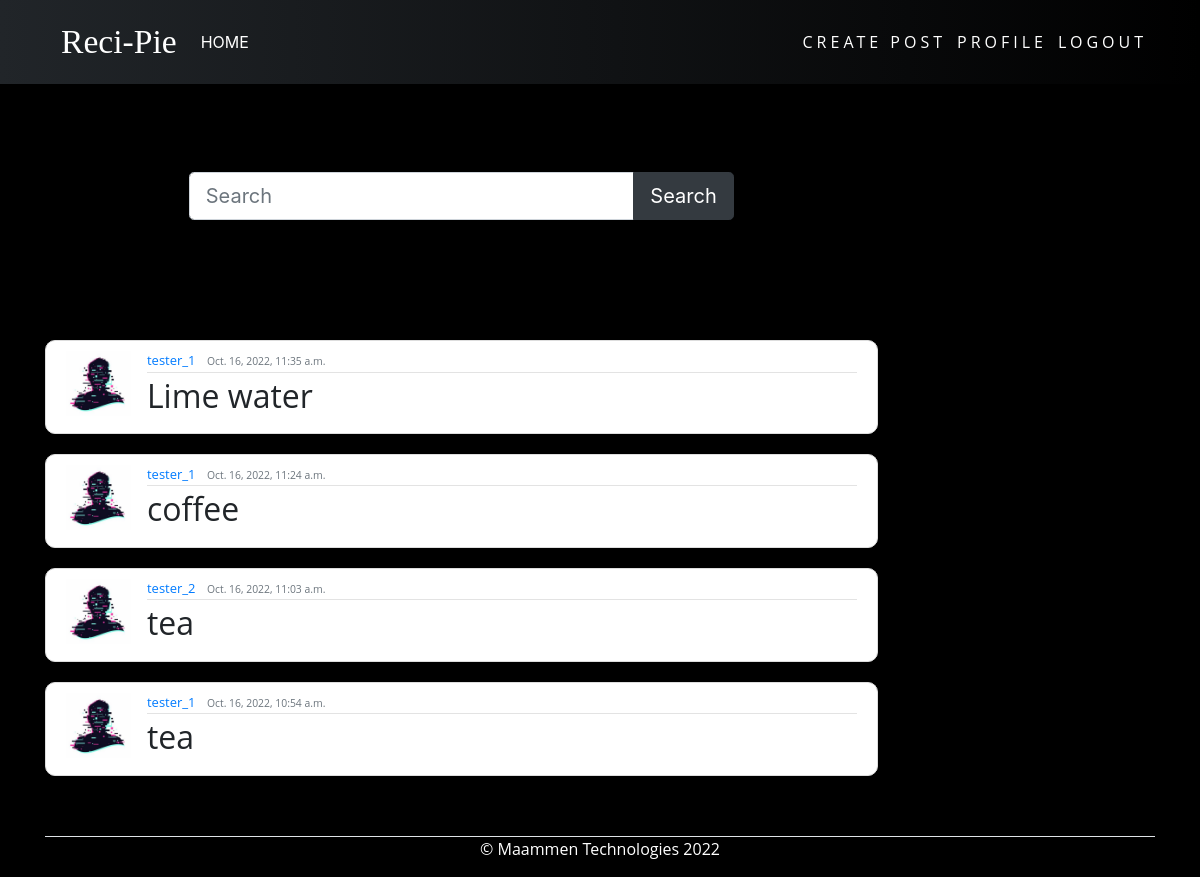
/home/ (signed in), run on an earlier commit of the app's database.
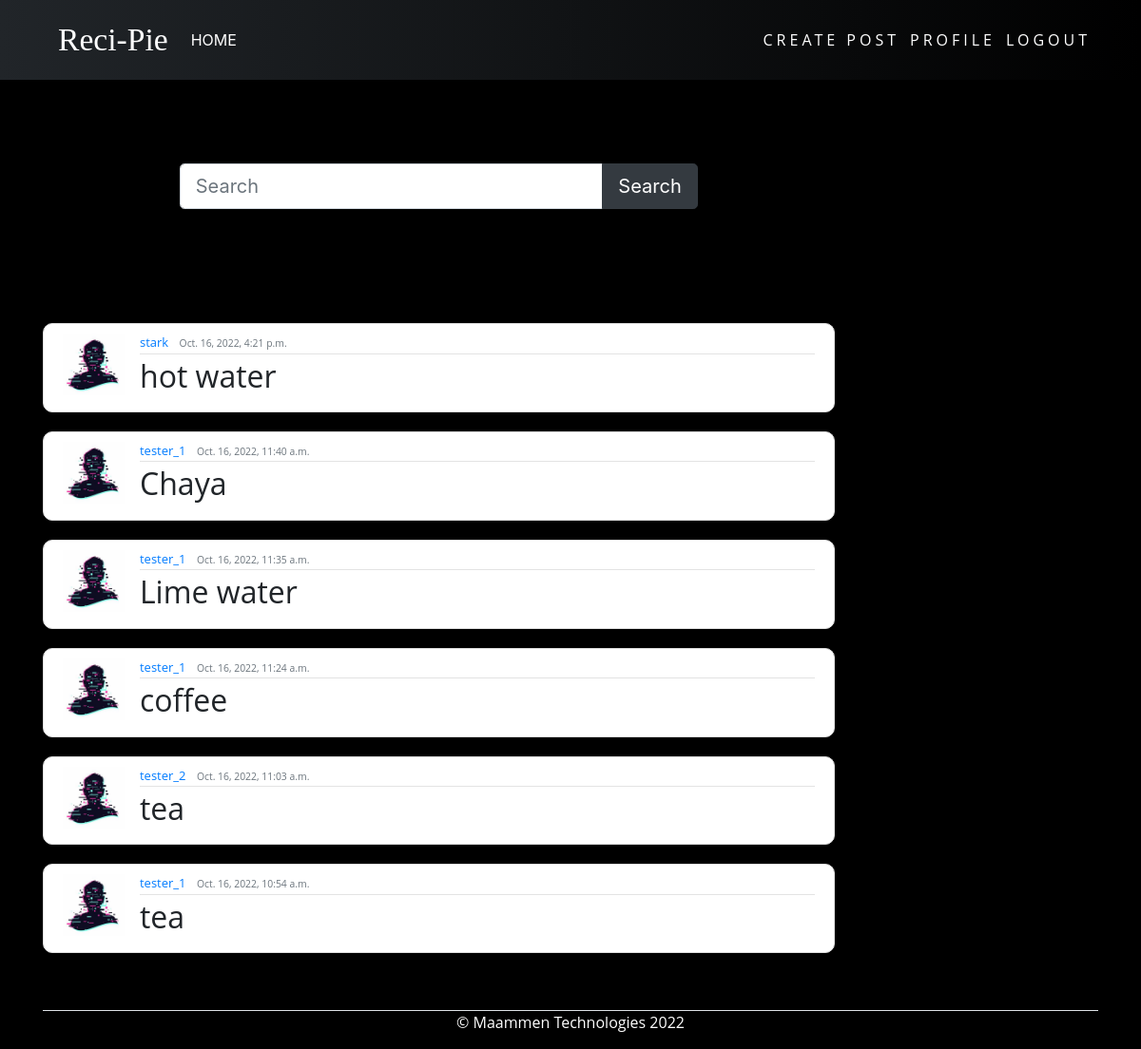
And on a later commit of the database.
### blog/models.py (models this page shows)
class Recipe(models.Model):
    name = models.CharField(max_length=200)
    date_posted = models.DateTimeField(default=timezone.now)
    author = models.ForeignKey(User, on_delete=models.CASCADE)

### users/models.py (models this page shows, shortened)
class Profile(models.Model):
    user = models.OneToOneField(User, on_delete=models.CASCADE)
    image = models.ImageField(default='default.jpg', upload_to='profile_pics')

### blog/views.py (the view)
# urls.py: path('home/', PostListView.as_view(), name="blog-home"),
class PostListView(LoginRequiredMixin, ListView):
    model = Recipe
    template_name = 'blog/home.html'
    context_object_name = 'posts'
    ordering = ["-date_posted"]

### blog/templates/blog/home.html
{% extends 'blog/base.html' %}
{% block content %}
<br><br><br>
  <div class="row">
      <div class="col-md-8 offset-2">
          <form action="/search/">
              <div class="input-group">
                  <input name="keyword" value="{{keyword}}" type="text" placeholder="Search" class="form-control form-control-lg" />
                  <div class="input-group-append">
                      <button class="btn btn-dark btn-lg">Search</button>
                  </div>
              </div>
          </form>
      </div>
  </div>
  <br><br><br><br><br>
    {% for posts in posts %}
        <article class="media content-section">
            <img class="rounded-cirlce article-img" src="{{ posts.author.profile.image.url }}" alt="">
            <div class="media-body">
              <div class="article-metadata">
                <a class="mr-2" href="#">{{ posts.author }}</a>
                <small class="text-muted">{{ posts.date_posted }}</small>
              </div>
              <h2><a class="article-title" href="{% url 'playss' posts.id %}">{{ posts.name }}</a></h2>
            </div>
            <br>
          </article>
    {% endfor  %}
{% endblock content %}

### blog/templates/blog/base.html (shortened to what this page needs)
{% load static %}
<!DOCTYPE html>
<html>
<head>
    <link rel="stylesheet" href="https://maxcdn.bootstrapcdn.com/bootstrap/4.0.0/css/bootstrap.min.css">
    <link rel="stylesheet" href="{% static 'blog/main.css' %}">
</head>
<body style="background-color: #000000;">
    <header class="site-header">
      <nav class="navbar navbar-expand-md navbar-dark bg-steel fixed-top">
        <div class="container">
          <a class="nav-link active" aria-current="page" href="{% url 'blog-about' %}" style="font-size: 210%; font-family: fantasy; color: #fff;">Reci-Pie</a>
          <div class="collapse navbar-collapse" id="navbarToggle">
            <div class="navbar-nav mr-auto">
                {% if user.is_authenticated %}
              <a class="nav-item nav-link" href="{% url 'blog-home' %}">HOME</a>
            </div>
            <div class="navbar-nav">
                <a href="{% url 'blog-new' %}" id="auth-links">
                Create Post
            </a>
                <a href="{% url 'profile' %}" id="auth-links">
                Profile
            </a>
                <a href="{% url 'logout' %}" id="auth-links">
                Logout
            </a>
                {% endif %}
            </div>
          </div>
        </div>
      </nav>
    </header>
    <main role="main" class="container" style="padding-top: 100px;">
        <div  style="width: 75%;justify-content: center;">
           {% block content %}{% endblock %}
        </div>
        <footer class="" >
          <ul class="nav justify-content-center border-bottom"  style="margin-top: 60px;">
          </ul>
          <p class="text-center text-white"><a href="http://127.0.0.1:8000/admin/login/?next=/admin/" style="color: #fff">&copy;</a> Maammen Technologies 2022</p>
        </footer>
    </main>
</body>
</html>

### blog/static/blog/main.css (style rules this page uses)
.h1, h2, h3, h4, h5, h6, p { color: #212529; font-family: 'Open Sans', sans-serif; }
.bg-steel { background: linear-gradient(270deg, rgb(0, 0, 0) 0%, rgb(33, 37, 41) 100%); }
.site-header .navbar-nav .nav-link { color: #fff; }
.content-section { background: rgb(255, 255, 255); border-radius: 20px; padding: 10px 20px; border: 1px solid #dddddd; border-radius: 10px; margin-bottom: 20px; }
.article-title { color: #212529; }
.article-img { height: 65px; width: 65px; margin-right: 16px; }
.article-metadata { font-family: 'Open Sans', sans-serif; padding-bottom: 1px; margin-bottom: 4px; font-size: 13px; border-bottom: 1px solid #e3e3e3 }
#auth-links { font-family: 'Open Sans', sans-serif; position: relative; display: inline-block; padding: 12px 3px; margin: 10px 0; color: #fff; text-decoration: none; text-transform: uppercase; transition: 0.5s; letter-spacing: 4px; overflow: hidden; margin-right: 5px; }

What changed in the data, as far as the page shows it:
added Recipe: author.profile.image (placeholder picture), author "stark", date_posted "Oct. 16, 2022, 4:21 p.m.", name "hot water"
added Recipe: author.profile.image (placeholder picture), author "tester_1", date_posted "Oct. 16, 2022, 11:40 a.m.", name "Chaya"
